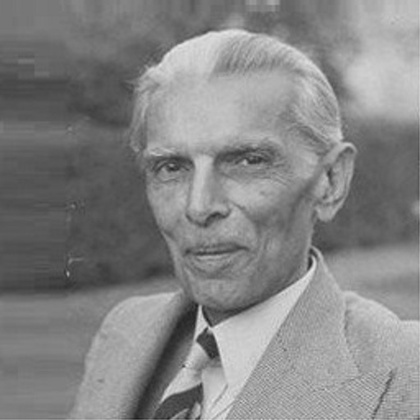
%> input picture Assignment 3/1.jfif, 420 x 420 px, shrunk from 512 x 512 before the run
$ octave contrast_stretching.m   (GNU Octave 9; MATLAB toolbox functions it lacks are replaced by stand-ins)
%> lines starting %> are read from the running program, lines starting %| are printed output that depends on the picture
clear all;
close all;
clc;

%% Reading an image
a=imread('1.jfif');
%> a is the input picture: size 420x420x3 uint8; min 28, max 230, mean 132.6
a=double(a);
%> a: size 420x420x3 double
s=size(a);
%> s = [420 420 3]

%% Defingin points and calculating equation parameters
p1=[0,0];
p2=[150,20];
p3=[200,200];
p4=[255,255];
m1=(p1(1,2)-p2(1,2))/(p1(1,1)-p2(1,1));
m2=(p2(1,2)-p3(1,2))/(p2(1,1)-p3(1,1));
m3=(p3(1,2)-p4(1,2))/(p3(1,1)-p4(1,1));

c1=p1(1,2)-m1*p1(1,1);
c2=p2(1,2)-m2*p2(1,1);
c3=p3(1,2)-m3*p3(1,1);

%% Transformation function
t=[];
for x=0:255
    if(x<=p2(1,1))
        t=[t (m1*x+c1)];
    end
    if(x>p2(1,1) && x<=p3(1,1))
        t=[t (m2*x+c2)];
    end
    if(x>p3(1,1) && x<=p4(1,1))
        t=[t (m3*x+c3)];
    end
end


%% Getting output image
for n=1:s(1,1)
    for m=1:s(1,2)
        ot(n,m)=t(a(n,m)+1);
    end
end
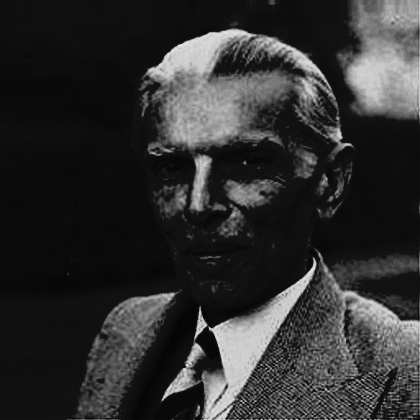
%> ot: size 420x420 double; min 3.73, max 230, mean 49.2

plot(t)
grid on;
xlabel('Intensity in input image');
ylabel('Intensity in output image')
title('Piece-wise linear transformation : Contrast stretching function')
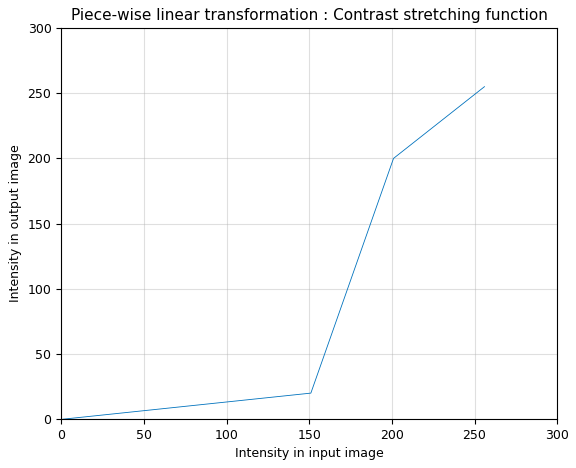
%> figure redrawn from the program's plot data; curve peaks at x = 256, y = 255


figure()
subplot(1,2,1)
imshow(a/255)
title('Original image')
subplot(1,2,2)
imshow(ot./255)
title('Contrast stretching')
